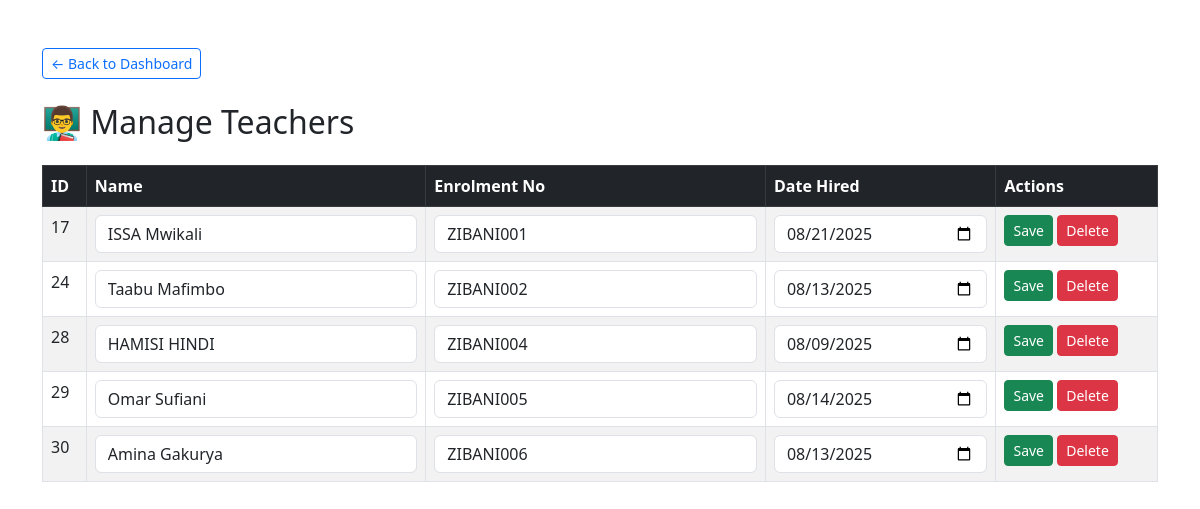
Screenshot of /manager/manage_teachers.php (signed in) with the database file from the repository.
### tables this page shows
CREATE TABLE `teacher` (
  `id` int(11) NOT NULL,
  `user_id` int(11) NOT NULL,
  `name` varchar(50) NOT NULL,
  `school_id` int(11) DEFAULT NULL,
  `enrolment_no` varchar(50) NOT NULL,
  `date_hired` date DEFAULT current_timestamp()
);

### manager/manage_teachers.php (the view, shortened to what this page needs)
<?php
include 'db.php';
$school_id = $_SESSION['school_id'];
$stmt = $conn->prepare("SELECT * FROM teacher WHERE school_id = ?");
$stmt->bind_param("i", $school_id);
$stmt->execute();
$result = $stmt->get_result();
?>
<!DOCTYPE html>
<head>
    <link href="https://cdn.jsdelivr.net/npm/bootstrap@5.3.0/dist/css/bootstrap.min.css" rel="stylesheet">
</head>
<body class="container mt-5">
<a href="dashboard.php" class="btn btn-outline-primary mb-4 btn-sm">
    &larr; Back to Dashboard
</a>
    <h2 class="mb-4">👨‍🏫 Manage Teachers</h2>
    <table class="table table-bordered table-striped">
        <thead class="table-dark">
            <tr>
                <th>ID</th>
                <th>Name</th>
                <th>Enrolment No</th>
                <th>Date Hired</th>
                <th>Actions</th>
            </tr>
        </thead>
        <tbody>
        <?php while($row = $result->fetch_assoc()): ?>
            <tr>
                <form method="post">
                    <td><?= $row['id']; ?></td>
                    <td><input type="text" name="name" value="<?= htmlspecialchars($row['name']); ?>" class="form-control" required></td>
                    <td><input type="text" name="enrolment_no" value="<?= htmlspecialchars($row['enrolment_no']); ?>" class="form-control" required></td>
                    <td><input type="date" name="date_hired" value="<?= $row['date_hired']; ?>" class="form-control" required></td>
                    <td>
                        <button type="submit" name="update" class="btn btn-success btn-sm">Save</button>
                        <a href="?delete=<?= $row['id']; ?>" class="btn btn-danger btn-sm" onclick="return confirm('Are you sure?')">Delete</a>
                    </td>
                </form>
            </tr>
        <?php endwhile; ?>
        </tbody>
    </table>
</body>
</html>

### rows the page displays
teacher: id "17", name "ISSA Mwikali", enrolment_no "ZIBANI001", date_hired "08/21/2025"
teacher: id "24", name "Taabu Mafimbo", enrolment_no "ZIBANI002", date_hired "08/13/2025"
teacher: id "28", name "HAMISI HINDI", enrolment_no "ZIBANI004", date_hired "08/09/2025"
teacher: id "29", name "Omar Sufiani", enrolment_no "ZIBANI005", date_hired "08/14/2025"
teacher: id "30", name "Amina Gakurya", enrolment_no "ZIBANI006", date_hired "08/13/2025"
